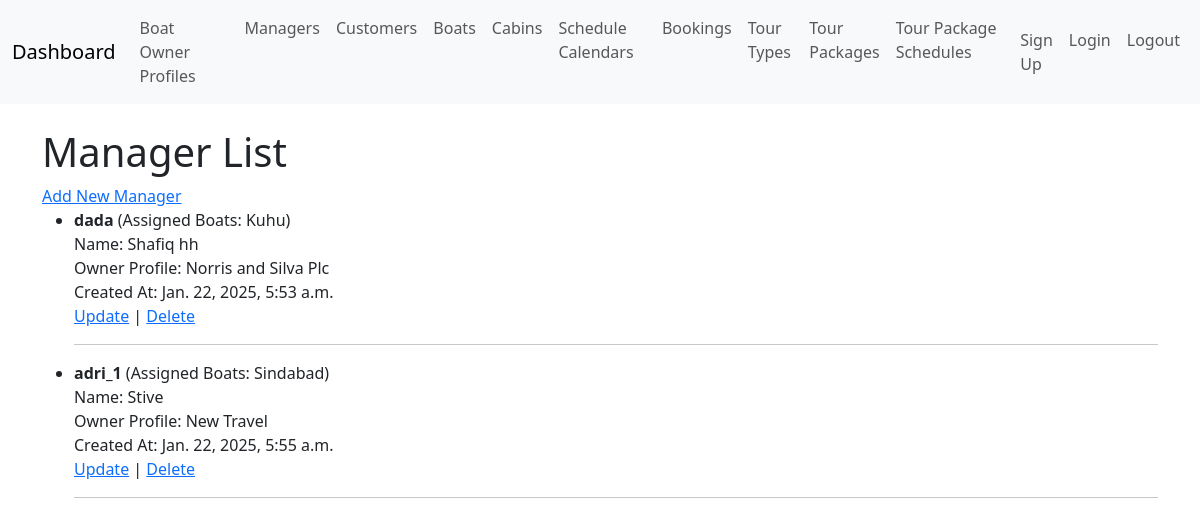
Page /managers/ on the committed database.
### boats/models.py (models this page shows, shortened)
class Manager(models.Model):
    user = models.OneToOneField(User, on_delete=models.CASCADE, related_name='manager_profile')
    owner_profile = models.ForeignKey('boats.BoatOwnerProfile', on_delete=models.CASCADE, related_name='managers')
    name = models.CharField(max_length=255, blank=True, null=True)
    assigned_boats = models.TextField(blank=True, null=True)
    created_by = models.IntegerField(blank=True, null=True)
    created_at = models.DateTimeField(auto_now_add=True)
    updated_by = models.IntegerField(blank=True, null=True)
    updated_at = models.DateTimeField(auto_now=True)
    deleted_by = models.IntegerField(blank=True, null=True)
    deleted_at = models.DateTimeField(blank=True, null=True)

class User(AbstractUser):
    ROLES = [
        ('SuperAdmin', 'SuperAdmin'),
        ('Admin', 'Admin'),
        ('BoatOwner', 'BoatOwner'),
        ('Manager', 'Manager'),
        ('Customer', 'Customer'),
    ]
    name = models.CharField(max_length=255)
    username = models.CharField(max_length=255, unique=True)
    password = models.CharField(max_length=255)
    phone_number = models.CharField(max_length=15, blank=True, null=True)
    role = models.CharField(
        max_length=20,
        choices=ROLES,
        default=ROLES[-1][0],
    )
    created_by = models.IntegerField(blank=True, null=True)
    created_at = models.DateTimeField(auto_now_add=True)
    updated_by = models.IntegerField(blank=True, null=True)
    updated_at = models.DateTimeField(auto_now=True)
    deleted_by = models.IntegerField(blank=True, null=True)
    deleted_at = models.DateTimeField(blank=True, null=True)
    groups = models.ManyToManyField(
        'auth.Group',
        related_name='users_groups',
        blank=True
    )
    user_permissions = models.ManyToManyField(
        'auth.Permission',
        related_name='users_permissions',
        blank=True
    )

class BoatOwnerProfile(models.Model):
    user = models.OneToOneField(User, on_delete=models.CASCADE, related_name='boat_owner_profile')
    company_name = models.CharField(max_length=255)
    address = models.TextField()
    contact_number = models.CharField(max_length=15, blank=True, null=True)
    email = models.EmailField(blank=True, null=True)
    created_at = models.DateTimeField(auto_now_add=True)
    updated_at = models.DateTimeField(auto_now=True)

### boats/views.py (the view)
# urls.py: path('managers/', views.manager_list_view, name='manager_list'),
def manager_list_view(request):
    managers = Manager.objects.all()
    context = {
        'managers': managers
    }
    return render(request, 'boats/manager_list.html', context)

### boats/templates/boats/manager_list.html (shortened to what this page needs)
{% extends 'base.html' %}
{% block content %}
    <h1>Manager List</h1>
    <a href="{% url 'create_manager' %}">Add New Manager</a>
    <ul>
        {% for manager in managers %}
        <li>
            <strong>{{ manager.user.username }}</strong> (Assigned Boats: {{ manager.assigned_boats }})<br>
            Name: {{ manager.name }}<br>
            Owner Profile: {{ manager.owner_profile.company_name }}<br>
            Created At: {{ manager.created_at }}<br>
            <a href="{% url 'update_manager' manager.id %}">Update</a> |
            <a href="{% url 'delete_manager' manager.id %}">Delete</a>
        </li>
        <hr>
        {% endfor %}
    </ul>
{% endblock %}

### boats/templates/base.html (shortened to what this page needs)
<!DOCTYPE html>
<html lang="en">
<head>
    <link rel="stylesheet" href="https://cdn.jsdelivr.net/npm/bootstrap@5.3.0/dist/css/bootstrap.min.css">
</head>
<body>
    <nav class="navbar navbar-expand-lg navbar-light bg-light">
        <div class="container-fluid">
            <a class="navbar-brand" href="{% url 'dashboard' %}">Dashboard</a>
            <div class="collapse navbar-collapse" id="navbarNav">
                <ul class="navbar-nav">
                    <li class="nav-item">
                        <a class="nav-link" href="{% url 'boat_owner_profiles' %}">Boat Owner Profiles</a>
                    </li>
                    <li class="nav-item">
                        <a class="nav-link" href="{% url 'manager_list' %}">Managers</a>
                    </li>
                    <li class="nav-item">
                        <a class="nav-link" href="{% url 'customer_list' %}">Customers</a>
                    </li>
                    <li class="nav-item">
                        <a class="nav-link" href="{% url 'boat_list' %}">Boats</a>
                    </li>
                    <li class="nav-item">
                        <a class="nav-link" href="{% url 'cabins' %}">Cabins</a>
                    </li>
                    <li class="nav-item">
                        <a class="nav-link" href="{% url 'schedule_calendars' %}">Schedule Calendars</a>
                    </li>
                    <li class="nav-item">
                        <a class="nav-link" href="{% url 'bookings' %}">Bookings</a>
                    </li>
                    <li class="nav-item">
                        <a class="nav-link" href="{% url 'tour_types' %}">Tour Types</a>
                    </li>
                    <li class="nav-item">
                        <a class="nav-link" href="{% url 'tour_packages' %}">Tour Packages</a>
                    </li>
                    <li class="nav-item">
                        <a class="nav-link" href="{% url 'tour_package_schedules' %}">Tour Package Schedules</a>
                    </li>
                </ul>
                <ul class="navbar-nav ms-auto">
                    <li class="nav-item">
                        <a class="nav-link" href="{% url 'signup' %}">Sign Up</a>
                    </li>
                    <li class="nav-item">
                        <a class="nav-link" href="{% url 'login' %}">Login</a>
                    </li>
                    <li class="nav-item">
                        <a class="nav-link" href="{% url 'logout' %}">Logout</a>
                    </li>
                </ul>
            </div>
        </div>
    </nav>
    <div class="container mt-4">
        {% block content %}{% endblock %}
    </div>
</body>
</html>

### rows in the picture
Manager: user.username "dada", assigned_boats "Kuhu", name "Shafiq hh", owner_profile.company_name "Norris and Silva Plc", created_at "Jan. 22, 2025, 5:53 a.m."
Manager: user.username "adri_1", assigned_boats "Sindabad", name "Stive", owner_profile.company_name "New Travel", created_at "Jan. 22, 2025, 5:55 a.m."
